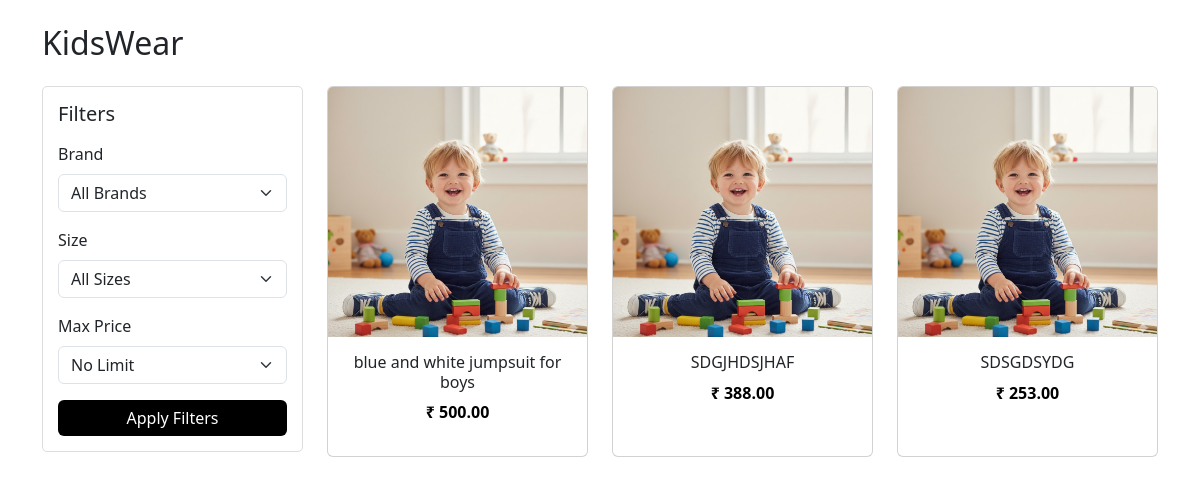
Before: /category/kids-wear/ with the older database file.
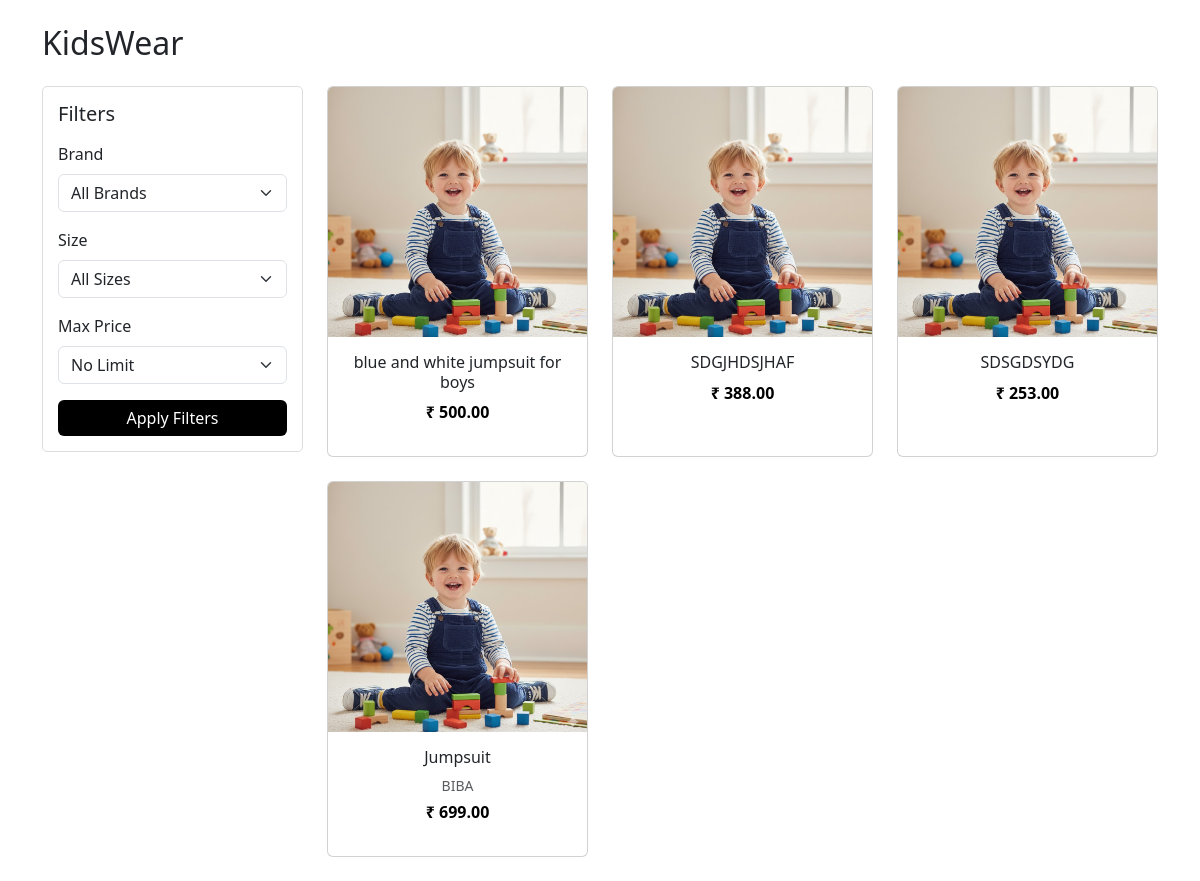
After: the same page with the newer database file.
### products/models.py (models this page shows, shortened)
class Category(models.Model):
    name = models.CharField(max_length=100)
    slug = models.SlugField(unique=True)
    parent = models.ForeignKey(
        'self',
        on_delete=models.CASCADE,
        null=True,
        blank=True,
        related_name='subcategories'
    )

class Product(models.Model):
    category = models.ForeignKey(Category, on_delete=models.CASCADE)
    brand = models.ForeignKey(
        Brand,
        on_delete=models.SET_NULL,
        null=True,
        blank=True
    )
    name = models.CharField(max_length=200)
    description = models.TextField(blank=True)
    price = models.DecimalField(max_digits=10, decimal_places=2)
    image = models.ImageField(upload_to='products/')
    stock = models.PositiveIntegerField()
    sizes = models.ManyToManyField(Size, blank=True)
    is_available = models.BooleanField(default=True)

class Brand(models.Model):
    name = models.CharField(max_length=100, unique=True)
    slug = models.SlugField(unique=True)
    logo = models.ImageField(upload_to='brands/', blank=True, null=True)

### products/views.py (the view)
# urls.py: path('category/<slug:slug>/', views.category_products, name='category_products'),
def category_products(request, slug):
    category = get_object_or_404(Category, slug=slug)
    products = Product.objects.filter(category=category, is_available=True)
    brand = request.GET.get('brand')
    size = request.GET.get('size')
    price = request.GET.get('price')
    if brand:
        products = products.filter(brand__slug=brand)
    if size:
        products = products.filter(sizes__id=size)
    if price:
        products = products.filter(price__lte=price)
    context = {
        'category': category,
        'products': products,
        'brands': Brand.objects.all(),
        'sizes': Size.objects.all(),
    }
    return render(request, 'products/product_list.html', context)

### products/models.py (called while the page is built)
    def __str__(self):
        if self.category_type == 'kids':
            return f"{self.label} - {self.age_group}"
        return f"{self.label} ({self.category_type})"

### templates/products/product_list.html (shortened to what this page needs)
{% load static %}
<!DOCTYPE html>
<html lang="en">
<head>
    <link rel="stylesheet"
          href="https://cdn.jsdelivr.net/npm/bootstrap@5.3.2/dist/css/bootstrap.min.css">
    <link rel="stylesheet" href="{% static 'css/style.css' %}">
</head>
<body>
<div class="container mt-4">
    <h2 class="mb-4">{{ category.name }}</h2>
    <div class="row">
        <div class="col-md-3 mb-4">
            <div class="filter-box">
                <form method="get">
                    <h5 class="mb-3">Filters</h5>
                    <label class="form-label">Brand</label>
                    <select name="brand" class="form-select mb-3">
                        <option value="">All Brands</option>
                    </select>
                    <label class="form-label">Size</label>
                    <select name="size" class="form-select mb-3">
                        <option value="">All Sizes</option>
                    </select>
                    <label class="form-label">Max Price</label>
                    <select name="price" class="form-select mb-3">
                        <option value="">No Limit</option>
                    </select>
                    <button class="btn btn-dark w-100">
                        Apply Filters
                    </button>
                </form>
            </div>
        </div>
        <div class="col-md-9">
            <div class="row">
                {% for product in products %}
                    <div class="col-md-4 col-sm-6 mb-4">
                        <div class="card product-card h-100">
                            <a href="{% url 'products:product_detail' product.id %}">
                                <img src="{{ product.image.url }}"
                                     class="card-img-top"
                                     alt="{{ product.name }}">
                            </a>
                            <div class="card-body text-center">
                                <h6 class="card-title">
                                    {{ product.name }}
                                </h6>
                                {% if product.brand %}
                                    <p class="text-muted small mb-1">
                                        {{ product.brand.name }}
                                    </p>
                                {% endif %}
                                <p class="price">
                                    ₹ {{ product.price }}
                                </p>
                            </div>
                        </div>
                    </div>
                {% empty %}
                    <p>No products found.</p>
                {% endfor %}
            </div>
        </div>
    </div>
</div>
</body>
</html>

### static/css/style.css (style rules this page uses)
.product-card img { height: 250px; object-fit: cover; }
.product-card { transition: 0.3s; }
.price { font-weight: bold; color: #000; }
.filter-box { border: 1px solid #ddd; padding: 15px; border-radius: 5px; }
.btn-dark { background-color: #000; border: none; }
img { max-height: 450px; object-fit: cover; }
.btn-dark { background-color: #000; }

Changed rows visible on the page:
added Product: image (picture), name "Jumpsuit", brand.name "BIBA", price "699.00"
